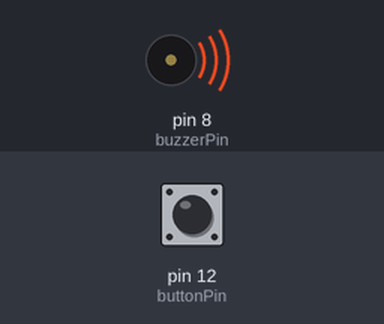
A sketch run on a simulated Arduino Uno, built with avr-gcc and run on an emulated ATmega328P. Shown: buzzer (waves = sounding). Inputs (shaded band) come from the test bench; at power-on: pin 12 (buttonPin) HIGH.

Above: at 0.1 s.
At 37.7 s:
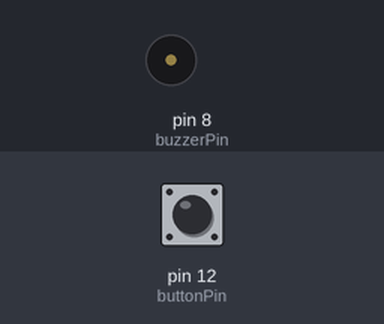
Timing chart, 0 to 39.2 s (numbered marks = the images above):
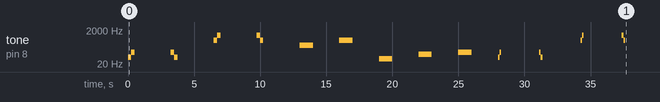

The sketch:

quindar_simulator.ino
```cpp
#include "pitches.h"

int buttonPin = 12;
int buzzerPin = 8;
//int introPitch = 2525;
//int outroPitch = 2475;
int previousState = 0;
int currentState = 0;
int duration = 250;
int lowTestPitch = 50;
int midTestPitch = 200;
int higherTestPitch = 500;
int tones [11] = {50, 100, 200, 300, 400, 500, 600, 700, 800, 900, 1000};

void setup() {
  pinMode(buttonPin,INPUT_PULLUP);
  currentState = digitalRead(buttonPin);
}

void loop() {
  /*for (int x = 0; x < 11; x++){
    tone(buzzerPin,tones[x],duration);
    delay(5000);
    Serial.println(tone[x]);
  }
  for (int x = 0; x < 11; x++){
    tone(buzzerPin,tones[x],duration*2);
    delay(5000);
    Serial.println(tone[x]);
  }*/

  tone(buzzerPin,tones[0],duration);
  delay(duration);
  tone(buzzerPin,tones[1],duration);
  delay(3000);

  tone(buzzerPin,tones[1],duration);
  delay(duration);
  tone(buzzerPin,tones[0],duration);
  delay(3000);

  tone(buzzerPin,500,duration);
  delay(duration);
  tone(buzzerPin,1000,duration);
  delay(3000);

  tone(buzzerPin,1000,duration);
  delay(duration);
  tone(buzzerPin,500,duration);
  delay(3000);

  tone(buzzerPin,250,1000);
  delay(3000);

  tone(buzzerPin,500,1000);
  delay(3000);

  tone(buzzerPin,40,1000);
  delay(3000);

  tone(buzzerPin,75,1000);
  delay(3000);

  tone(buzzerPin,100,1000);
  delay(3000);

  tone(buzzerPin,tones[0],duration/2);
  delay(duration/2);
  tone(buzzerPin,tones[1],duration/2);
  delay(3000);

  tone(buzzerPin,tones[1],duration/2);
  delay(duration/2);
  tone(buzzerPin,tones[0],duration/2);
  delay(3000);

  tone(buzzerPin,500,duration/2);
  delay(duration/2);
  tone(buzzerPin,1000,duration/2);
  delay(3000);

  tone(buzzerPin,1000,duration/2);
  delay(duration/2);
  tone(buzzerPin,500,duration/2);
  delay(3000);

   tone(buzzerPin,250,500);
  delay(3000);

  tone(buzzerPin,500,500);
  delay(3000);

  tone(buzzerPin,40,500);
  delay(3000);

  tone(buzzerPin,75,500);
  delay(3000);

  tone(buzzerPin,100,500);
  delay(3000);


  tone(buzzerPin,250,250);
  delay(3000);

  tone(buzzerPin,500,250);
  delay(3000);

  tone(buzzerPin,40,250);
  delay(3000);

  tone(buzzerPin,75,250);
  delay(3000);

  tone(buzzerPin,100,250);
  delay(3000);

  /*tone(buzzerPin,introPitch,duration);
  delay(5000);
  tone(buzzerPin,outroPitch,duration);
  delay(5000);*/
  /*
  previousState = currentState;
  if (digitalRead(buttonPin) == LOW){
    currentState = 0;
 } else if (digitalRead(buttonPin) == HIGH){
    currentState = 1;
 }

 if (previousState != currentState){
    if (currentState == 0){
    tone(buzzerPin,lowTestPitch,duration);
    } else if (currentState == 1){
      tone(buzzerPin,midTestPitch,duration);
    }
    delay(duration);
 }*/
}
```

Measured:
- by itself, tone on pin 8 (buzzerPin): plays 50 Hz for 0.25 s, 100 Hz for 0.25 s, 100 Hz for 0.25 s, 50 Hz for 0.25 s, 500 Hz for 0.25 s, 1000 Hz for 0.25 s … (21 notes in this stretch)
